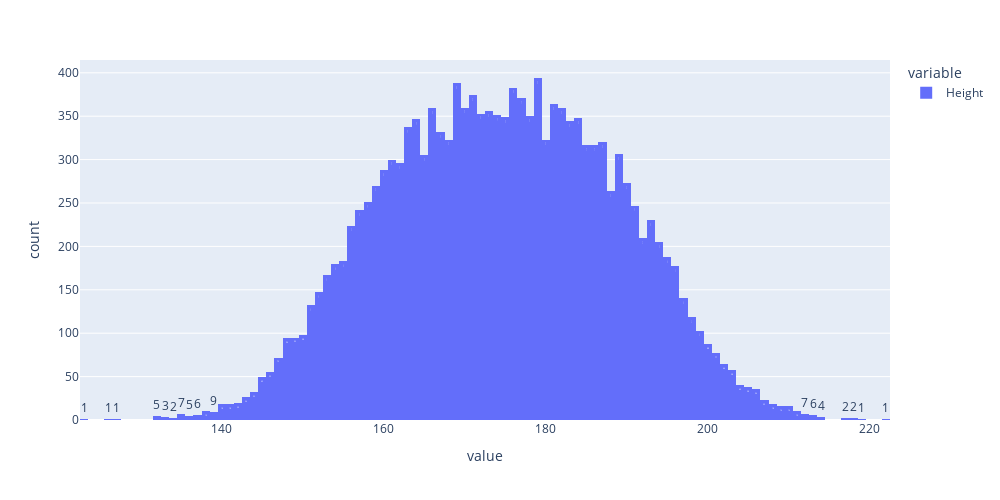

This figure's notebook cell:
### Code cell
px.histogram(df['Height'], width=1000, height=500, text_auto=True)

### Figure 1 — Plotly figure (JSON) as saved in the notebook; plotly's stock layout.template omitted (floating-point values rounded to 4 significant figures; data arrays with more than 128 entries replaced by an {"elided": "..."} marker saying what was removed)
{"data": [{"alignmentgroup": "True", "bingroup": "x", "hovertemplate": "variable=Height<br>value=%{x}<br>count=%{y}<extra></extra>", "legendgroup": "Height", "marker": {"color": "#636efa", "pattern": {"shape": ""}}, "name": "Height", "offsetgroup": "Height", "orientation": "v", "showlegend": true, "texttemplate": "%{value}", "type": "histogram", "x": {"elided": "15000 int values"}, "xaxis": "x", "yaxis": "y"}], "layout": {"barmode": "relative", "height": 500, "legend": {"title": {"text": "variable"}, "tracegroupgap": 0}, "margin": {"t": 60}, "width": 1000, "xaxis": {"anchor": "y", "autorange": true, "domain": [0, 1], "range": [122.5, 222.5], "title": {"text": "value"}, "type": "linear"}, "yaxis": {"anchor": "x", "autorange": true, "domain": [0, 1], "range": [0, 414.7], "title": {"text": "count"}}}}
